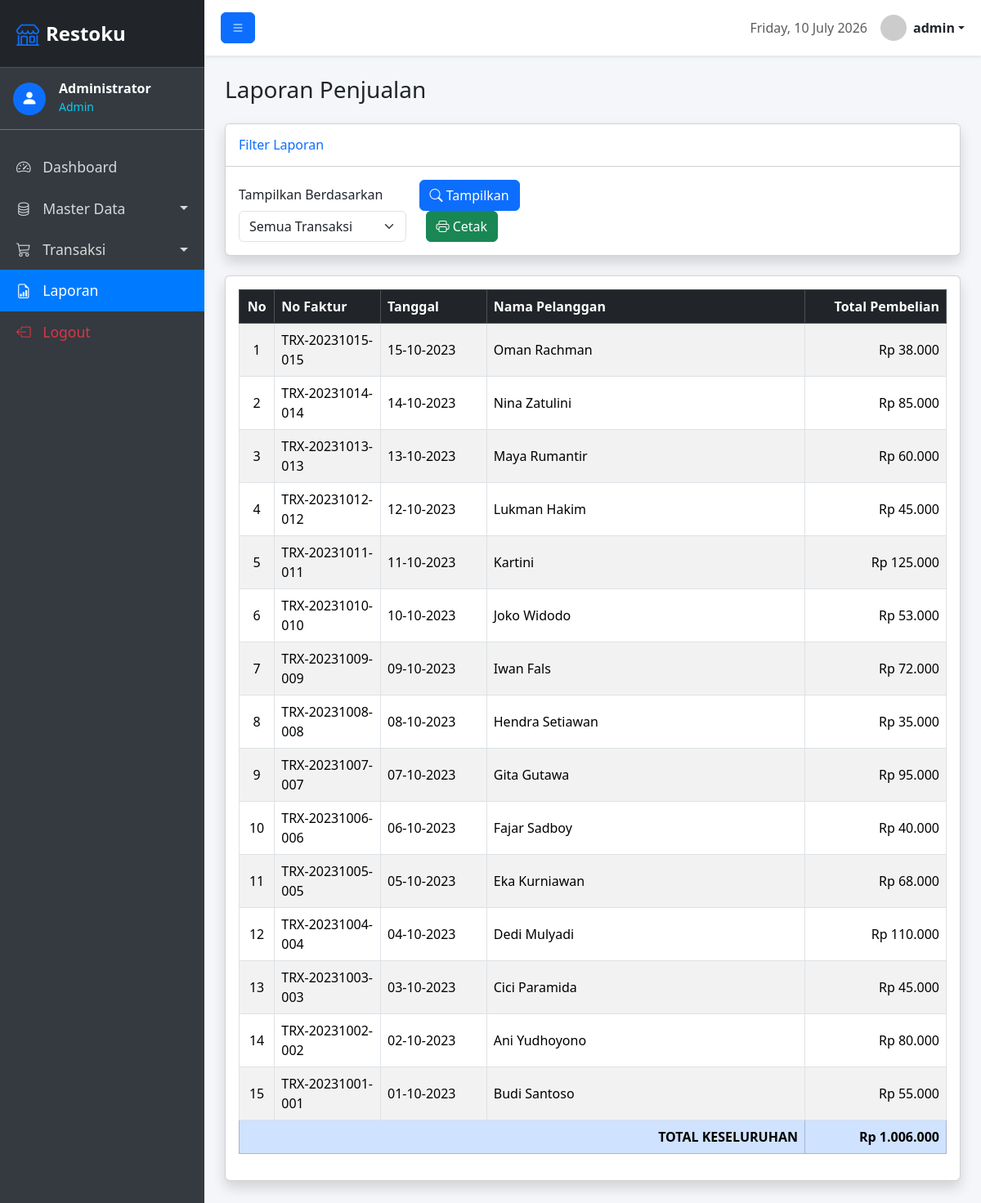
/laporan/index.php (signed in), run on the app's committed database.
### tables this page shows
CREATE TABLE transaksi (
    no_faktur VARCHAR(20) PRIMARY KEY,
    tanggal DATE NOT NULL,
    kode_pel VARCHAR(10) NOT NULL,
    total DECIMAL(12,2) NOT NULL,
    FOREIGN KEY (kode_pel) REFERENCES pelanggan(kode_pel) ON UPDATE CASCADE ON DELETE RESTRICT
);

CREATE TABLE pelanggan (
    kode_pel VARCHAR(10) PRIMARY KEY,
    nama_pel VARCHAR(100) NOT NULL,
    alamat TEXT
);

### laporan/index.php (the view, shortened to what this page needs)
<?php
require_once __DIR__ . '/../config/database.php';
require_once __DIR__ . '/../includes/header.php';
$filter_type = isset($_GET['filter_type']) ? $_GET['filter_type'] : 'semua';
$where = "1=1";
$params = [];
$query = "SELECT t.*, p.nama_pel FROM transaksi t JOIN pelanggan p ON t.kode_pel = p.kode_pel WHERE $where ORDER BY t.tanggal DESC, t.no_faktur DESC";
$stmt = $pdo->prepare($query);
$stmt->execute($params);
$transaksi = $stmt->fetchAll();
$total_pendapatan = 0;
foreach ($transaksi as $row) {
    $total_pendapatan += $row['total'];
}
?>
<div class="d-flex justify-content-between align-items-center mb-4">
    <h1 class="h3 mb-0 text-gray-800">Laporan Penjualan</h1>
</div>
<div class="card shadow mb-4">
    <div class="card-header py-3 bg-white">
        <h6 class="m-0 font-weight-bold text-primary">Filter Laporan</h6>
    </div>
    <div class="card-body">
        <form method="GET" action="" class="row g-3 align-items-end">
            <div class="col-md-3">
                <label class="form-label">Tampilkan Berdasarkan</label>
                <select name="filter_type" id="filter_type" class="form-select" onchange="toggleFilter()">
                    <option value="semua" <?= $filter_type == 'semua' ? 'selected' : '' ?>>Semua Transaksi</option>
                </select>
            </div>
            <div class="col-md-3">
                <button type="submit" class="btn btn-primary"><i class="bi bi-search"></i> Tampilkan</button>
                <button type="button" class="btn btn-success ms-2" onclick="cetakLaporan()"><i class="bi bi-printer"></i> Cetak</button>
            </div>
        </form>
    </div>
</div>
<div class="card shadow mb-4" id="areaCetak">
    <div class="card-body">
        <div class="table-responsive">
            <table class="table table-bordered table-striped align-middle">
                <thead class="table-dark">
                    <tr>
                        <th width="5%" class="text-center">No</th>
                        <th width="15%">No Faktur</th>
                        <th width="15%">Tanggal</th>
                        <th>Nama Pelanggan</th>
                        <th width="20%" class="text-end">Total Pembelian</th>
                    </tr>
                </thead>
                <tbody>
                    <?php if (count($transaksi) > 0): ?>
                        <?php $no = 1; foreach ($transaksi as $row): ?>
                        <tr>
                            <td class="text-center"><?= $no++ ?></td>
                            <td><?= htmlspecialchars($row['no_faktur']) ?></td>
                            <td><?= date('d-m-Y', strtotime($row['tanggal'])) ?></td>
                            <td><?= htmlspecialchars($row['nama_pel']) ?></td>
                            <td class="text-end">Rp <?= number_format($row['total'], 0, ',', '.') ?></td>
                        </tr>
                        <?php endforeach; ?>
                        <tr class="table-primary">
                            <td colspan="4" class="text-end fw-bold fs-6">TOTAL KESELURUHAN</td>
                            <td class="text-end fw-bold fs-6">Rp <?= number_format($total_pendapatan, 0, ',', '.') ?></td>
                        </tr>
                    <?php else: ?>
                        <tr>
                            <td colspan="5" class="text-center py-4">Tidak ada data transaksi pada periode ini.</td>
                        </tr>
                    <?php endif; ?>
                </tbody>
            </table>
        </div>
    </div>
</div>
<?php require_once __DIR__ . '/../includes/footer.php'; ?>

### includes/header.php (style rules this page uses)
:root { --sidebar-width: 250px; }
body { background-color: #f4f6f9; overflow-x: hidden; }

### data on the page
transaksi: no_faktur "TRX-20231015-015", tanggal "15-10-2023", kode_pel.nama_pel "Oman Rachman", total "38.000"
transaksi: no_faktur "TRX-20231014-014", tanggal "14-10-2023", kode_pel.nama_pel "Nina Zatulini", total "85.000"
transaksi: no_faktur "TRX-20231013-013", tanggal "13-10-2023", kode_pel.nama_pel "Maya Rumantir", total "60.000"
transaksi: no_faktur "TRX-20231012-012", tanggal "12-10-2023", kode_pel.nama_pel "Lukman Hakim", total "45.000"
transaksi: no_faktur "TRX-20231011-011", tanggal "11-10-2023", kode_pel.nama_pel "Kartini", total "125.000"
transaksi: no_faktur "TRX-20231010-010", tanggal "10-10-2023", kode_pel.nama_pel "Joko Widodo", total "53.000"
transaksi: no_faktur "TRX-20231009-009", tanggal "09-10-2023", kode_pel.nama_pel "Iwan Fals", total "72.000"
transaksi: no_faktur "TRX-20231008-008", tanggal "08-10-2023", kode_pel.nama_pel "Hendra Setiawan", total "35.000"
transaksi: no_faktur "TRX-20231007-007", tanggal "07-10-2023", kode_pel.nama_pel "Gita Gutawa", total "95.000"
transaksi: no_faktur "TRX-20231006-006", tanggal "06-10-2023", kode_pel.nama_pel "Fajar Sadboy", total "40.000"
transaksi: no_faktur "TRX-20231005-005", tanggal "05-10-2023", kode_pel.nama_pel "Eka Kurniawan", total "68.000"
transaksi: no_faktur "TRX-20231004-004", tanggal "04-10-2023", kode_pel.nama_pel "Dedi Mulyadi", total "110.000"
transaksi: no_faktur "TRX-20231003-003", tanggal "03-10-2023", kode_pel.nama_pel "Cici Paramida", total "45.000"
transaksi: no_faktur "TRX-20231002-002", tanggal "02-10-2023", kode_pel.nama_pel "Ani Yudhoyono", total "80.000"
transaksi: no_faktur "TRX-20231001-001", tanggal "01-10-2023", kode_pel.nama_pel "Budi Santoso", total "55.000"

### other printed values
$_SESSION['nama'] "Administrator"
$_SESSION['level'] "Admin"
$_SESSION['username'] "admin"
$total_pendapatan "1.006.000"
